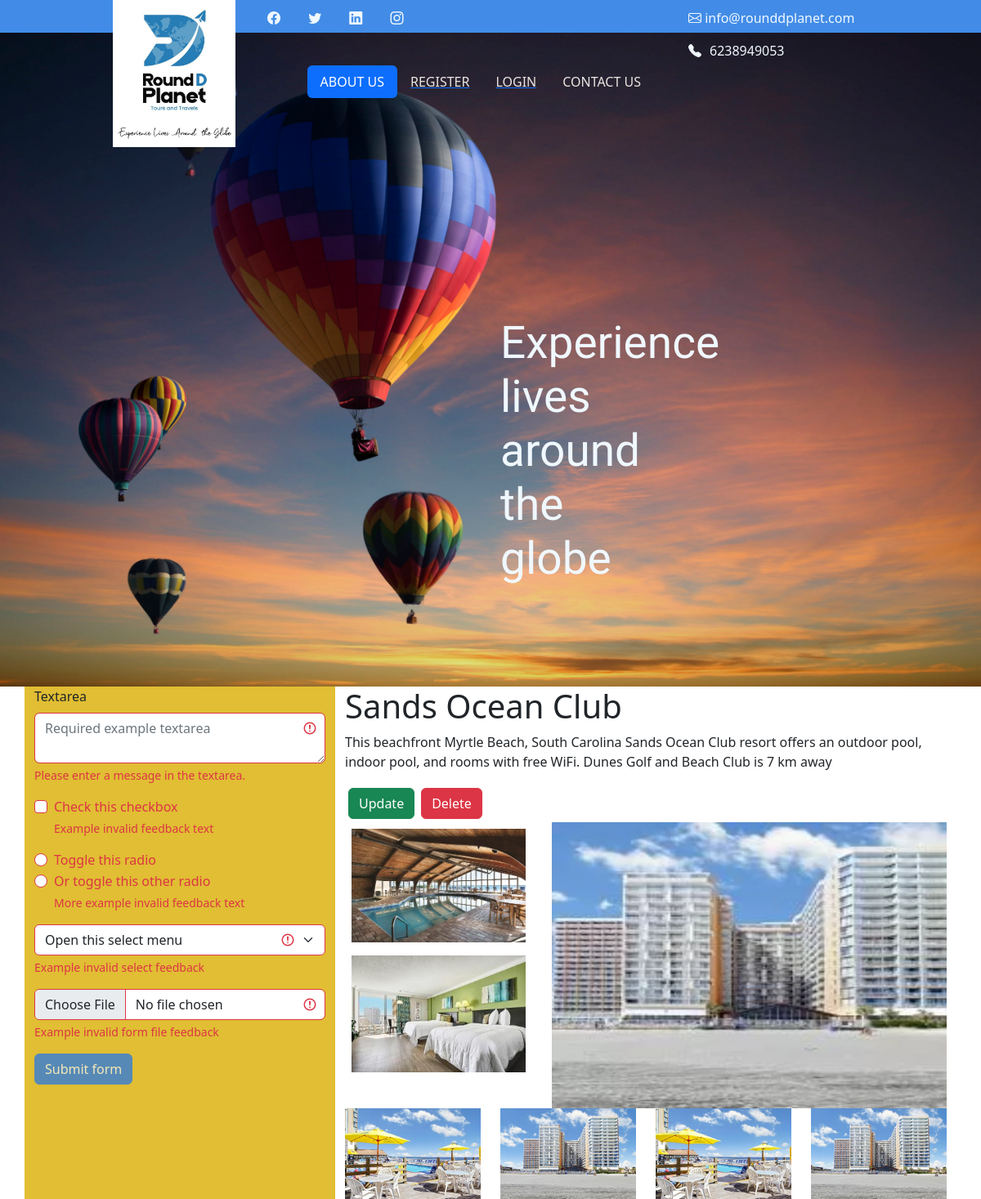
The page /details/2 on the database its author committed.
### motelapp/models.py (models this page shows)
class Hotel(models.Model):
    name=models.CharField(max_length=250)
    rate=models.CharField( max_length=250)
    photo=models.ImageField(upload_to='mvpic')
    desc=models.TextField()

### motelapp/views.py (the view)
# urls.py: path('details/<int:id>',views.details,name='details'),
def details(req,id):
    data=Hotel.objects.get(id=id)
    return render(req,'detail.html',{'data':data})

### templates/detail.html (shortened to what this page needs)
{% extends "base.html" %}
{% load static %}
{% block body%}
<div class="container">
    <div class="row">
        <div class="col-lg-4 col-md-6 col-sm-6 div_dt1">
            <form class="was-validated">
                <div class="mb-3">
                  <label for="validationTextarea" class="form-label">Textarea</label>
                  <textarea class="form-control" id="validationTextarea" placeholder="Required example textarea" required></textarea>
                  <div class="invalid-feedback">
                    Please enter a message in the textarea.
                  </div>
                </div>
                <div class="form-check mb-3">
                  <input type="checkbox" class="form-check-input" id="validationFormCheck1" required>
                  <label class="form-check-label" for="validationFormCheck1">Check this checkbox</label>
                  <div class="invalid-feedback">Example invalid feedback text</div>
                </div>
                <div class="form-check">
                  <input type="radio" class="form-check-input" id="validationFormCheck2" name="radio-stacked" required>
                  <label class="form-check-label" for="validationFormCheck2">Toggle this radio</label>
                </div>
                <div class="form-check mb-3">
                  <input type="radio" class="form-check-input" id="validationFormCheck3" name="radio-stacked" required>
                  <label class="form-check-label" for="validationFormCheck3">Or toggle this other radio</label>
                  <div class="invalid-feedback">More example invalid feedback text</div>
                </div>
                <div class="mb-3">
                  <select class="form-select" required aria-label="select example">
                    <option value="">Open this select menu</option>
                  </select>
                  <div class="invalid-feedback">Example invalid select feedback</div>
                </div>
                <div class="mb-3">
                  <input type="file" class="form-control" aria-label="file example" required>
                  <div class="invalid-feedback">Example invalid form file feedback</div>
                </div>
                <div class="mb-3">
                  <button class="btn btn-primary" type="submit" disabled>Submit form</button>
                </div>
              </form>
        </div>
        <div class="col-lg-8 col-md col-sm ">
            <div class="row">
                <div class="col-lg ">
                    <h1>{{data.name}}</h1>
                    <p>{{data.desc}}</p>
                    <div class="div_d2 d-flex ">
                        <a href="{% url 'motel:update' data.id %}"><button class="btn btn-success m-1" role="button">Update</button> </a>
                         <a href="{% url 'motel:delete' data.id %}"><button class="btn btn-danger m-1" role="button">Delete</button></a>
                    </div>
                </div>
            </div>
            <div class="row">
                <div class="col-lg-4 ">
                    <div class="row">
                        <div class="col-lg">
                            <div class="row">
                                <div class="col-lg m-2">
                                    <img src="{% static 'image\62269313.jpg' %}" class="w-100" height="auto">
                                </div>
                            </div>
                            <div class="row">
                                <div class="col-lg m-2">
                                    <img src="{% static 'image\126585375.jpg' %}" class="w-100" height="auto">
                                </div>
                            </div>
                        </div>
                   </div>
               </div>
               <div class="col-lg-8 ">
                <img src="{{data.photo.url}}" class="w-100" height="350px">
               </div>
            </div>
            <div class="row">
                <div class="col-lg-3 col-md-6 col-sm-6">
                   <img src="{% static 'image\177763423.jpg' %}" class="w-100" height="auto">
                </div>
                <div class="col-lg-3 col-md-6 col-sm-6">
                    <img src="{% static 'image\177763454.jpg' %}" class="w-100" height="auto">
                </div>
                <div class="col-lg-3 col-md-6 col-sm-6">
                    <img src="{% static 'image\177763423.jpg' %}" class="w-100" height="auto">
                </div>
                <div class="col-lg-3 col-md-6 col-sm-6">
                    <img src="{% static 'image\177763454.jpg' %}" class="w-100" height="auto">
                </div>
            </div>
    </div>
</div>
{% endblock %}

### static/css/main.css (style rules this page uses)
.div_dt1 { background-color: rgb(225, 190, 51); }

### rows shown on the page
Hotel: name "Sands Ocean Club", desc "This beachfront Myrtle Beach, South Carolina Sands Ocean Club resort offers an outdoor pool, indoor pool, and rooms with free WiFi. Dunes Golf and Beach Club is 7 km away", photo (picture)
